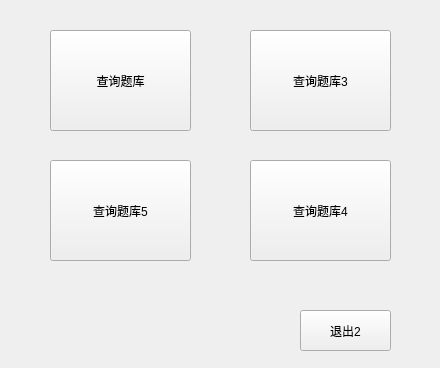
<?xml version="1.0" encoding="UTF-8"?>
<ui version="4.0">
 <class>Form</class>
 <widget class="QWidget" name="Form">
  <property name="geometry">
   <rect>
    <x>0</x>
    <y>0</y>
    <width>440</width>
    <height>368</height>
   </rect>
  </property>
  <property name="windowTitle">
   <string>Form</string>
  </property>
  <widget class="QPushButton" name="pushButton">
   <property name="geometry">
    <rect>
     <x>50</x>
     <y>30</y>
     <width>141</width>
     <height>101</height>
    </rect>
   </property>
   <property name="text">
    <string>查询题库</string>
   </property>
  </widget>
  <widget class="QPushButton" name="pushButton_2">
   <property name="geometry">
    <rect>
     <x>300</x>
     <y>310</y>
     <width>91</width>
     <height>41</height>
    </rect>
   </property>
   <property name="text">
    <string>退出2</string>
   </property>
  </widget>
  <widget class="QPushButton" name="pushButton_3">
   <property name="geometry">
    <rect>
     <x>250</x>
     <y>30</y>
     <width>141</width>
     <height>101</height>
    </rect>
   </property>
   <property name="text">
    <string>查询题库3</string>
   </property>
  </widget>
  <widget class="QPushButton" name="pushButton_4">
   <property name="geometry">
    <rect>
     <x>250</x>
     <y>160</y>
     <width>141</width>
     <height>101</height>
    </rect>
   </property>
   <property name="text">
    <string>查询题库4</string>
   </property>
  </widget>
  <widget class="QPushButton" name="pushButton_5">
   <property name="geometry">
    <rect>
     <x>50</x>
     <y>160</y>
     <width>141</width>
     <height>101</height>
    </rect>
   </property>
   <property name="text">
    <string>查询题库5</string>
   </property>
  </widget>
 </widget>
 <resources/>
 <connections/>
</ui>
